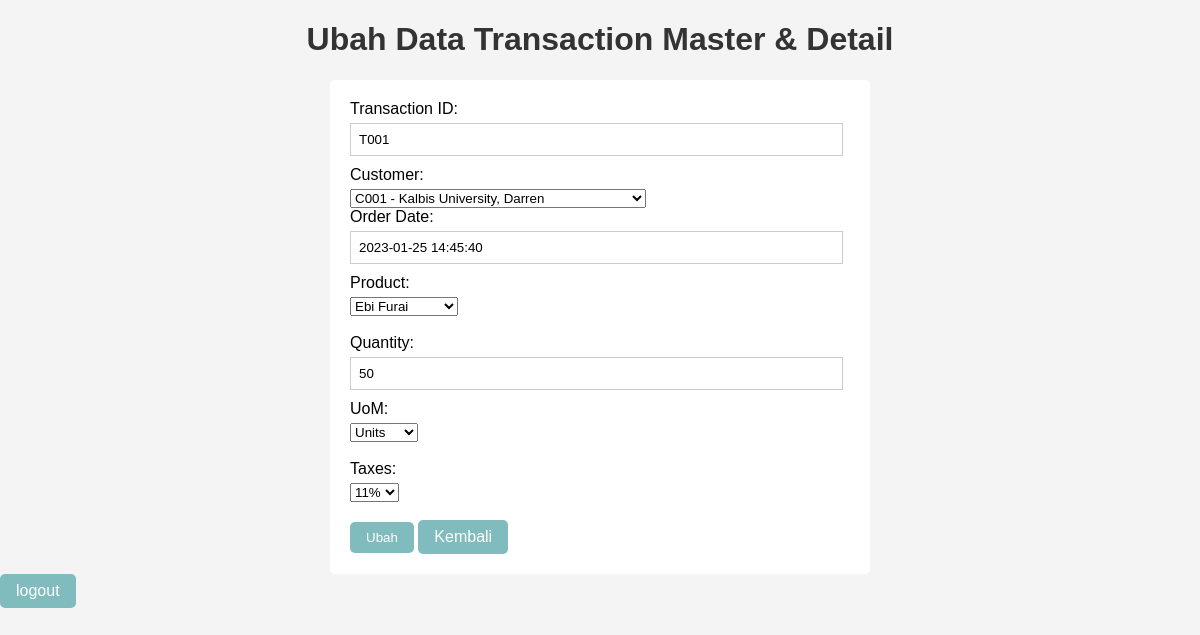
/tabel_transaction_master_detail/update.php?id=T001 (signed in), run on the app's committed database.
### tables this page shows
CREATE TABLE `transaction_master` (
  `transaction_id` char(4) NOT NULL,
  `customer_id` char(4) DEFAULT NULL,
  `order_date` datetime DEFAULT NULL
);

CREATE TABLE `transaction_detail` (
  `transaction_id` char(4) NOT NULL,
  `product_id` char(4) NOT NULL,
  `quantity` int(10) DEFAULT NULL,
  `uom` char(3) DEFAULT NULL,
  `taxes` char(4) DEFAULT NULL
);

### tabel_transaction_master_detail/update.php (the view, shortened to what this page needs)
<?php
include "../config/koneksi.php";
$id = $_GET['id'];
$query_select_transaction_master = "SELECT * FROM transaction_master WHERE transaction_id='$id'";
$result_select_transaction_master = mysqli_query($koneksi, $query_select_transaction_master);
$query_select_transaction_detail = "SELECT * FROM transaction_detail  WHERE transaction_id='$id'";
$result_select_transaction_detail = mysqli_query($koneksi, $query_select_transaction_detail);
$query_select_customer = "SELECT * FROM customer";
$result_select_customer = mysqli_query($koneksi, $query_select_customer);
$query_select_product = "SELECT * FROM product";
$result_select_product = mysqli_query($koneksi, $query_select_product);
$query_select_uom = "SELECT * FROM uom";
$result_select_uom = mysqli_query($koneksi, $query_select_uom);
$query_select_taxes = "SELECT * FROM taxes";
$result_select_taxes = mysqli_query($koneksi, $query_select_taxes);
if(!$result_select_transaction_master || !$result_select_transaction_detail || !$result_select_customer || !$result_select_product || !$result_select_uom || !$result_select_taxes){
    echo "Query gagal!";
}
else{
    $data1 = mysqli_fetch_assoc($result_select_transaction_master);
    $data2 = mysqli_fetch_assoc($result_select_transaction_detail);
    mysqli_data_seek($result_select_customer, 0);
    mysqli_data_seek($result_select_product, 0);
    mysqli_data_seek($result_select_uom, 0);
    mysqli_data_seek($result_select_taxes, 0);
}
?>
<!DOCTYPE html>
<html lang="en">
<head>
</head>
<body>
    <h1>Ubah Data Transaction Master & Detail</h1>
    <form method="post">
        <label for="transaction_id">Transaction ID:</label>
        <input type="text" name="transaction_id" id="transaction_id" value="<?php echo $data1['transaction_id']; ?>">
        <br>
        <label for="customer_id">Customer:</label>
        <select name="customer_id" id="customer_id">
            <?php
            while ($row = mysqli_fetch_assoc($result_select_customer)) {
                $optionValue = $row['id'];
                $optionText = $row['id'] . ' - ' . $row['name'];
                $selected = ($row['id'] == $data1['customer_id']) ? 'selected' : '';
                echo "<option value='$optionValue' $selected>$optionText</option>";
            }
            ?>
        </select>
        <br>
        <label for="order_date">Order Date:</label>
        <input type="text" name="order_date" id="order_date" value="<?php echo $data1['order_date']; ?>">
        <br>
        <label for="product_id">Product:</label>
        <select name="product_id" id="product_id">
            <?php
            while($row = mysqli_fetch_assoc($result_select_product)) {
                $selected = ($row['id'] == $data2['product_id']) ? 'selected' : '';
                echo "<option value='".$row['id']."' ".$selected.">".$row['name']."</option>";
            }
            ?>
        </select>
        <br>
        <br>
        <label for="quantity">Quantity:</label>
        <input type="text" name="quantity" id="quantity" value="<?php echo $data2['quantity']; ?>">
        <br>
        <label for="uom">UoM:</label>
        <select name="uom" id="uom">
        <?php
            while($row = mysqli_fetch_assoc($result_select_uom)) {
                $selected = ($row['id'] == $data2['uom']) ? 'selected' : '';
                echo "<option value='".$row['id']."' ".$selected.">".$row['measure_unit']."</option>";
            }
        ?>
        </select>
        <br>
        <br>
        <label for="taxes">Taxes:</label>
        <select name="taxes" id="taxes">
        <?php
            while ($row = mysqli_fetch_assoc($result_select_taxes)) {
                $selected = ($row['id'] == $data2['taxes']) ? 'selected' : '';
                echo "<option value='".$row['id']."' ".$selected.">".$row['tax']."</option>";
            }
        ?>
        </select>
        <br>
        <br>
        <button type="submit" name="submit">Ubah</button>
        <a href="http://localhost/crud_sales_darren/tabel_transaction_master_detail/read.php" class="button">Kembali</a>
    </form>
    <a href= "http://localhost/crud_sales_darren/logout.php" class= "button">logout</a>
</body>
</html>

### tabel_transaction_master_detail/update.php (style rules this page uses)
body { font-family: Arial, sans-serif; background-color: #f4f4f4; margin: 0; padding: 0; }
h1 { color: #333; text-align: center; }
form { background-color: #fff; padding: 20px; border-radius: 5px; max-width: 500px; margin: 0 auto; }
label { display: block; margin-bottom: 5px; }
input[type="text"] { width: 95%; padding: 8px; margin-bottom: 10px; border: 1px solid #ccc; }
button[type="submit"] { padding: 8px 16px; background-color: #80BCBD; color: white; border: none; border-radius: 5px; cursor: pointer; }
a.button { display: inline-block; padding: 8px 16px; text-decoration: none; background-color: #80BCBD; color: white; border-radius: 5px; cursor: pointer; }

### data on the page
transaction_master: transaction_id "T001", order_date "2023-01-25 14:45:40"
transaction_detail: quantity "50"

### other printed values
form field customer_id "C001 - Kalbis University, Darren"
form field product_id "Ebi Furai"
form field uom "Units"
form field taxes "11%"
